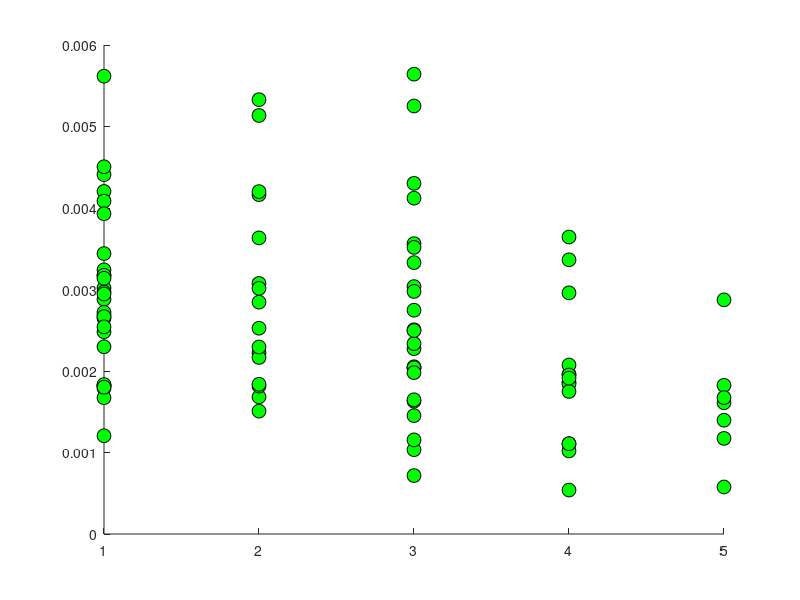

MATLAB code for this plot: (Note: this script raises an error after producing the figure.)
clear all 

load('./CODE/PLOT/Figure 6/NILB_uptake.mat');

% Calc new param for one patient
%fig = figure('outerposition',[200 200 700 600]);

ax = gca; hold on

plot(ax,1,F0,'ko', 'markerfacecolor',[ 0 1 0 ], 'markersize',10);
plot(ax,2,F1,'ko', 'markerfacecolor',[ 0 1 0 ], 'markersize',10);
plot(ax,3,F2,'ko', 'markerfacecolor',[ 0 1 0 ], 'markersize',10);
plot(ax,4,F3,'ko', 'markerfacecolor',[ 0 1 0 ], 'markersize',10);
plot(ax,5,F4,'ko', 'markerfacecolor',[ 0 1 0 ], 'markersize',10);

ax.FontSize = 25;      
ax.YLim = [0 6e-3];     ax.XLim = [-1.1 5.7];
ax.TickDir = 'out';     ax.LineWidth = 3;
ax.XColor = 'black';    ax.YColor = 'black';
ax.FontName = 'Arial';  ax.FontWeight = 'Bold';
ax.YTick = (0:6)*1e-3;
ax.XTick = (1:5);       ax.XTickLabel = {'No Fibrosis       ','F1','F2','F3','F4'};

ylabel('k_i (s^{-1})'); 
xlabel('Fibrosis Stage');

